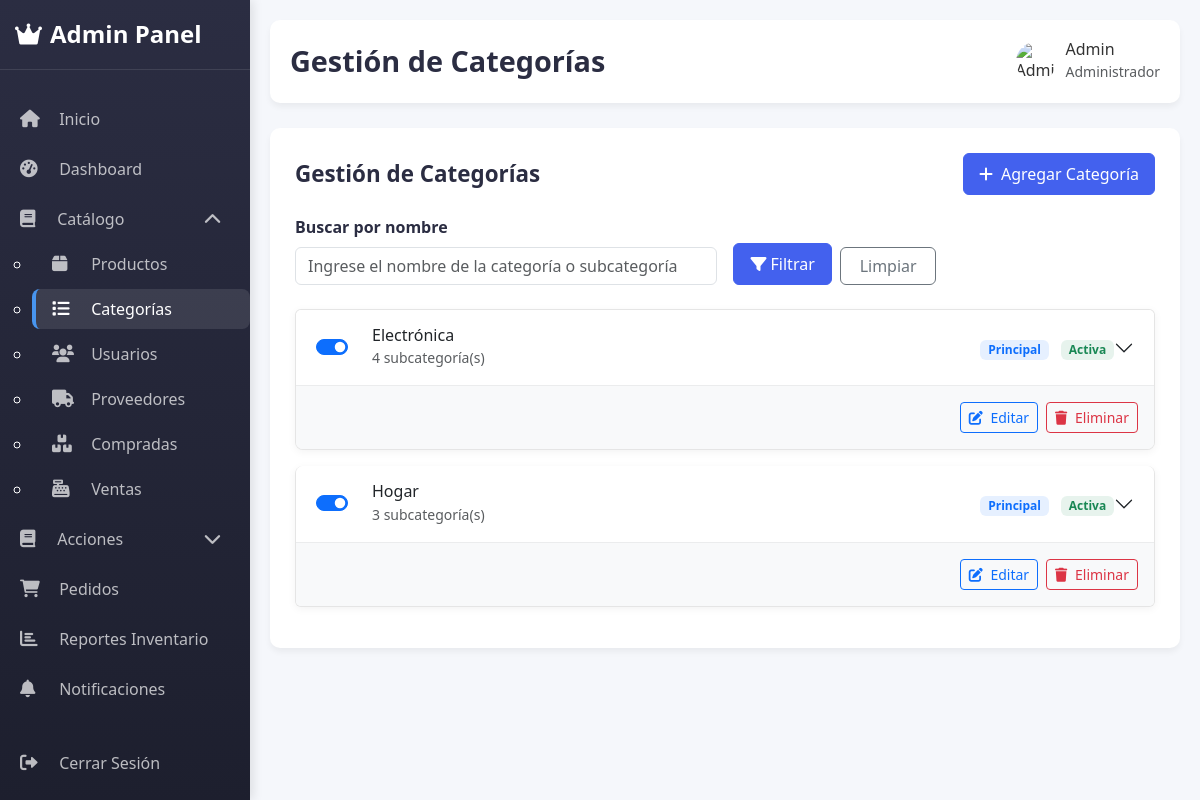
/admin/categorias (signed in), run on the app's committed database.
### models.py (models this page shows, shortened)
class Usuario(db.Model):
    id = db.Column(db.Integer, primary_key=True)
    nombre = db.Column(db.String(100), nullable=False)
    email = db.Column(db.String(100), unique=True, nullable=False)
    identificacion = db.Column(db.String(12), unique=True, nullable=False)
    password = db.Column(db.String(200), nullable=False)
    es_admin = db.Column(db.Boolean, default=False)
    fecha_registro = db.Column(db.DateTime, default=datetime.utcnow)
    activo = db.Column(db.Boolean, default=True)
    puntos = db.Column(db.Integer, default=0)

class Categoria(db.Model):
    id = db.Column(db.Integer, primary_key=True)
    nombre = db.Column(db.String(100), nullable=False)
    parent_id = db.Column(db.Integer, db.ForeignKey('categoria.id'))
    activa = db.Column(db.Boolean, default=True)
    subcategorias = db.relationship('Categoria',
                                   backref=db.backref('parent', remote_side=[id]),
                                   lazy='dynamic')
    productos = db.relationship('Producto', backref='categoria', lazy=True, cascade='all, delete-orphan')

### app.py (the view, shortened to what this page needs)
@app.route('/admin/categorias')
@admin_required
def admin_categorias():
    search_query = request.args.get('search', '').strip()
    query = Categoria.query.filter_by(parent_id=None)
    categorias_principales = query.order_by(Categoria.nombre.asc()).all()
    categorias_con_sub = []
    for cat in categorias_principales:
        subcategorias = Categoria.query.filter_by(parent_id=cat.id)
        if search_query and cat.nombre.lower().find(search_query.lower()) != -1:
            subcategorias = subcategorias.order_by(Categoria.nombre.asc()).all()
        else:
            subcategorias = subcategorias.filter(Categoria.nombre.ilike(f'%{search_query}%')).order_by(Categoria.nombre.asc()).all()
        if subcategorias or (search_query and cat.nombre.lower().find(search_query.lower()) != -1):
            categorias_con_sub.append({
                'categoria': cat,
                'subcategorias': subcategorias
            })
    return render_template('admin/categorias.html', categorias_con_sub=categorias_con_sub)

### templates/admin/categorias.html (shortened to what this page needs)
{% extends 'admin/base.html' %}
{% block title %}Gestión de Categorías{% endblock %}
{% block content %}
<div class="data-card">
    <div class="card-header d-flex justify-content-between align-items-center">
        <h5 class="card-title mb-0">Gestión de Categorías</h5>
        <a href="{{ url_for('agregar_categoria') }}" class="btn btn-primary">
            <i class="fas fa-plus me-2"></i>Agregar Categoría
        </a>
    </div>
    <div class="card-body">
        <form method="GET" action="{{ url_for('admin_categorias') }}" class="row g-3 mb-4">
            <div class="col-md-6">
                <label for="search" class="form-label">Buscar por nombre</label>
                <input type="text" class="form-control" id="search" name="search" value="{{ request.args.get('search', '') }}" placeholder="Ingrese el nombre de la categoría o subcategoría">
            </div>
            <div class="col-md-3 d-flex align-items-end">
                <button type="submit" class="btn btn-primary w-100 me-2"><i class="fas fa-filter me-1"></i>Filtrar</button>
                <a href="{{ url_for('admin_categorias') }}" class="btn btn-outline-secondary w-100">Limpiar</a>
            </div>
        </form>
    </div>
    <div class="accordion" id="categoriasAccordion">
        {% if categorias_con_sub %}
            {% for categoria in categorias_con_sub %}
            <div class="accordion-item">
                <div class="accordion-header d-flex align-items-center">
                    <button class="accordion-button collapsed" type="button" data-bs-toggle="collapse"
                            data-bs-target="#collapse{{ categoria.categoria.id }}" aria-expanded="false"
                            aria-controls="collapse{{ categoria.categoria.id }}">
                        <div class="d-flex align-items-center w-100">
                            <div class="me-3">
                                <div class="form-check form-switch">
                                    <input class="form-check-input toggle-activo"
                                           type="checkbox"
                                           id="activo_{{ categoria.categoria.id }}"
                                           data-categoria-id="{{ categoria.categoria.id }}"
                                           {% if categoria.categoria.activa %}checked{% endif %}>
                                </div>
                            </div>
                            <div class="flex-grow-1">
                                <h6 class="mb-0">{{ categoria.categoria.nombre }}</h6>
                                <small class="text-muted">
                                    {% if categoria.subcategorias %}
                                        {{ categoria.subcategorias|length }} subcategoría(s)
                                    {% else %}
                                        Sin subcategorías
                                    {% endif %}
                                </small>
                            </div>
                            <div class="ms-auto">
                                <span class="badge bg-primary bg-opacity-10 text-primary me-2">Principal</span>
                                <span class="badge {% if categoria.categoria.activa %}bg-success{% else %}bg-danger{% endif %} bg-opacity-10
                                      text-{% if categoria.categoria.activa %}success{% else %}danger{% endif %}">
                                    {% if categoria.categoria.activa %}Activa{% else %}Inactiva{% endif %}
                                </span>
                            </div>
                        </div>
                    </button>
                </div>
                <div class="accordion-footer p-3 bg-light d-flex justify-content-end">
                    <a href="{{ url_for('editar_categoria', categoria_id=categoria.categoria.id) }}"
                       class="btn btn-sm btn-outline-primary me-2">
                        <i class="fas fa-edit me-1"></i> Editar
                    </a>
                    <button class="btn btn-sm btn-outline-danger"
                            data-bs-toggle="modal"
                            data-bs-target="#deleteModal"
                            data-categoria-id="{{ categoria.categoria.id }}"
                            data-categoria-name="{{ categoria.categoria.nombre }}">
                        <i class="fas fa-trash me-1"></i> Eliminar
                    </button>
                </div>
            </div>
            {% endfor %}
        {% elif request.args.get('search') %}
            <div class="no-results text-center py-5">
                <i class="fas fa-search fa-3x text-muted mb-3"></i>
                <h5 class="text-muted mb-2">No se encontraron categorías</h5>
                <p class="text-muted">No hay categorías o subcategorías que coincidan con los criterios de búsqueda. Prueba con otro término.</p>
            </div>
        {% else %}
            <div class="no-results text-center py-5">
                <i class="fas fa-folder-open fa-3x text-muted mb-3"></i>
                <h5 class="text-muted mb-2">No hay categorías registradas</h5>
                <p class="text-muted">¡Comienza agregando una nueva categoría usando el botón de arriba!</p>
            </div>
        {% endif %}
    </div>
</div>
{% endblock %}

### templates/admin/base.html (shortened to what this page needs)
<!DOCTYPE html>
<html lang="es">
<head>
    <link href="https://cdn.jsdelivr.net/npm/bootstrap@5.3.0-alpha1/dist/css/bootstrap.min.css" rel="stylesheet">
    <link rel="stylesheet" href="https://cdnjs.cloudflare.com/ajax/libs/font-awesome/6.0.0/css/all.min.css">
    <link href="{{ url_for('static', filename='css/styles.css') }}" rel="stylesheet">
    </head>
<body>
    <div class="admin-container">
        <div class="toast-container position-fixed top-0 end-0 p-3" style="z-index: 1100">
        </div>
        <div class="admin-sidebar">
            <div class="logo">
                <h3><i class="fas fa-crown me-2"></i>Admin Panel</h3>
            </div>
            <ul class="nav flex-column mt-4">
                <li class="nav-item">
                    <a class="nav-link {% if request.endpoint == 'admin_inicio' %}active{% endif %}" href="{{ url_for('admin_inicio') }}">
                        <i class="fa-solid fa-house"></i> Inicio
                    </a>
                </li>
                <li class="nav-item">
                    <a class="nav-link {% if request.endpoint == 'admin_dashboard' %}active{% endif %}" href="{{ url_for('admin_dashboard') }}">
                        <i class="fas fa-tachometer-alt"></i> Dashboard
                    </a>
                </li>
                <li class="nav-item nav-dropdown">
                    <div class="nav-link nav-dropdown-toggle collapsed" data-bs-toggle="collapse" href="#catalogMenu">
                        <div>
                            <i class="fas fa-book me-2"></i> Catálogo
                        </div>
                        <i class="fas fa-chevron-down dropdown-icon"></i>
                    </div>
                    <ul class="nav-dropdown-menu collapse" id="catalogMenu">
                        <li class="nav-item">
                            <a class="nav-link {% if request.endpoint == 'admin_productos' %}active{% endif %}" href="{{ url_for('admin_productos') }}">
                                <i class="fas fa-box"></i> Productos
                            </a>
                        </li>
                        <li class="nav-item">
                            <a class="nav-link {% if request.endpoint == 'admin_categorias' %}active{% endif %}" href="{{ url_for('admin_categorias') }}">
                                <i class="fas fa-list"></i> Categorías
                            </a>
                        </li>
                        <li class="nav-item">
                            <a class="nav-link {% if request.endpoint == 'admin_usuarios' %}active{% endif %}" href="{{ url_for('admin_usuarios') }}">
                                <i class="fas fa-users"></i> Usuarios
                            </a>
                        </li>
                        <li class="nav-item">
                            <a class="nav-link {% if request.endpoint == 'admin_proveedores' %}active{% endif %}" href="{{ url_for('admin_proveedores') }}">
                                <i class="fas fa-truck"></i> Proveedores
                            </a>
                        </li>
                        <li class="nav-item">
                            <a class="nav-link {% if request.endpoint == 'admin_compras' %}active{% endif %}" href="{{ url_for('admin_compras') }}">
                                <i class="fas fa-boxes"></i> Compradas
                            </a>
                        </li>
                        <li class="nav-item">
                            <a class="nav-link {% if request.endpoint == 'ventas_completadas' %}active{% endif %}" href="{{ url_for('ventas_completadas') }}">
                                <i class="fas fa-cash-register"></i> Ventas
                            </a>
                        </li>
                    </ul>
                </li>
                <li class="nav-item nav-dropdown">
                    <div class="nav-link nav-dropdown-toggle collapsed" data-bs-toggle="collapse" href="#actionsMenu">
                        <div>
                            <i class="fas fa-book me-2"></i> Acciones
                        </div>
                        <i class="fas fa-chevron-down dropdown-icon"></i>
                    </div>
                </li>
                <li class="nav-item">
                    <a class="nav-link {% if request.endpoint == 'admin_pedidos' %}active{% endif %}" href="{{ url_for('admin_pedidos') }}">
                        <i class="fas fa-shopping-cart"></i> Pedidos
                    </a>
                </li>
                <li class="nav-item">
                    <a class="nav-link {% if request.endpoint == 'reportes_inventario' %}active{% endif %}" href="{{ url_for('reportes_inventario') }}">
                        <i class="fas fa-chart-bar"></i> Reportes Inventario
                    </a>
                </li>
                <li class="nav-item">
                    <a class="nav-link" href="{{ url_for('admin_notificaciones') }}">
                        <i class="fas fa-bell"></i> Notificaciones
                    </a>
                </li>
                <li class="nav-item mt-4">
                    <a class="nav-link" href="{{ url_for('logout') }}" id="logoutLink">
                        <i class="fas fa-sign-out-alt"></i> Cerrar Sesión
                    </a>
                </li>
            </ul>
        </div>
        <div class="admin-main">
            <div class="admin-header">
                <h1>{% block title %}{% endblock %}</h1>
                <div class="user-profile">
                    <img src="https://www.certus.edu.pe/blog/wp-content/uploads/2019/04/certus-seguir-la-carrera-administracion-empresas-1200x720.jpg" alt="Admin">
                    <div>
                        <h6 class="mb-0">{{ session['usuario_nombre'] }}</h6>
                        <small class="text-muted">Administrador</small>
                    </div>
                </div>
            </div>
            <div id="content-container">
                {% block content %}{% endblock %}
            </div>
        </div>
    </div>
</body>
</html>

### data on the page
Usuario: usuario_nombre "Admin"
Categoria: activa "☑", categoria.nombre "Electrónica"
Categoria: activa "☑", categoria.nombre "Hogar"

### other printed values
{{ categoria.subcategorias|length }} "4" "3"
